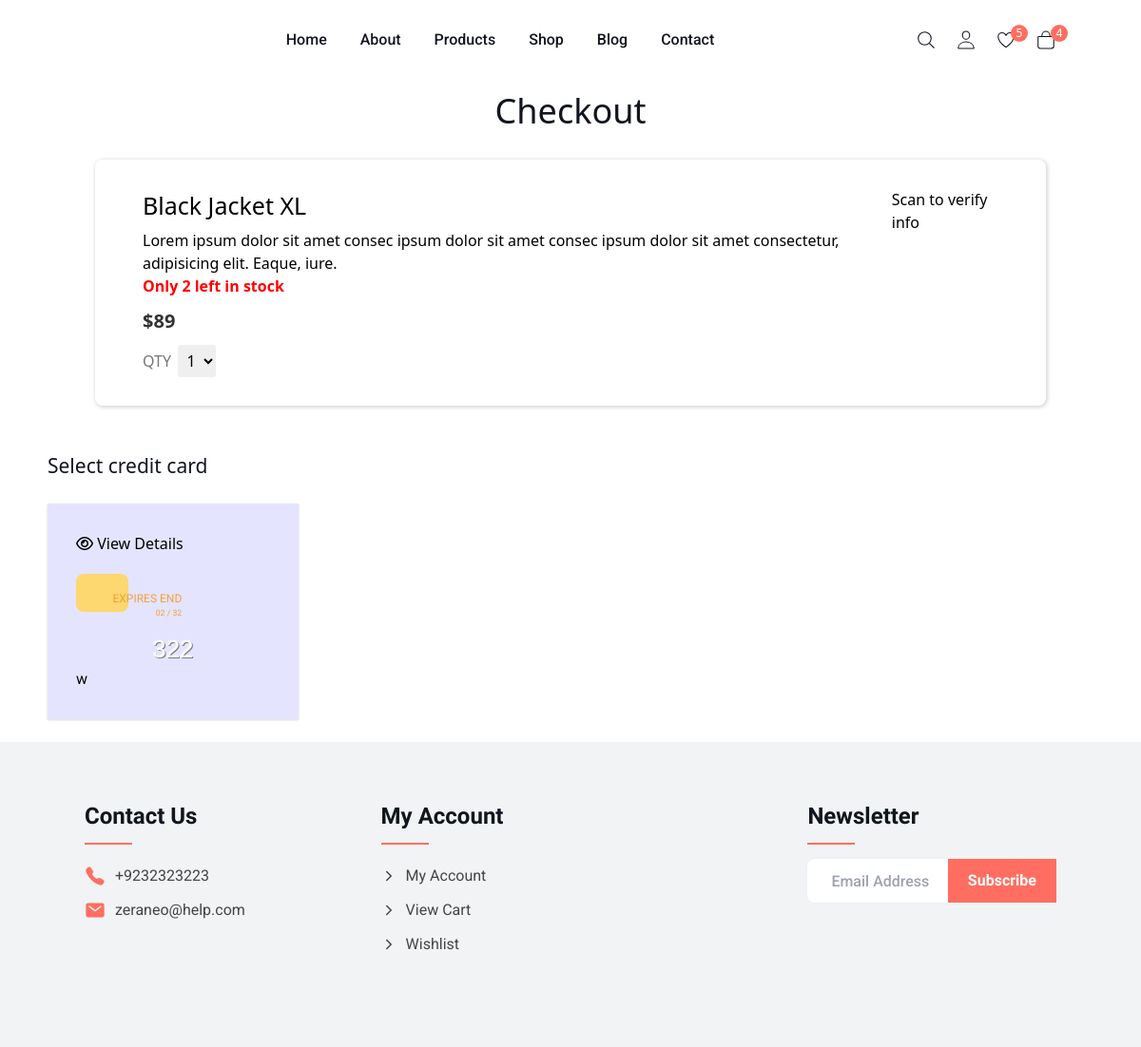
/shop/list_cards/1 (signed in), run on an earlier commit of the app's database.
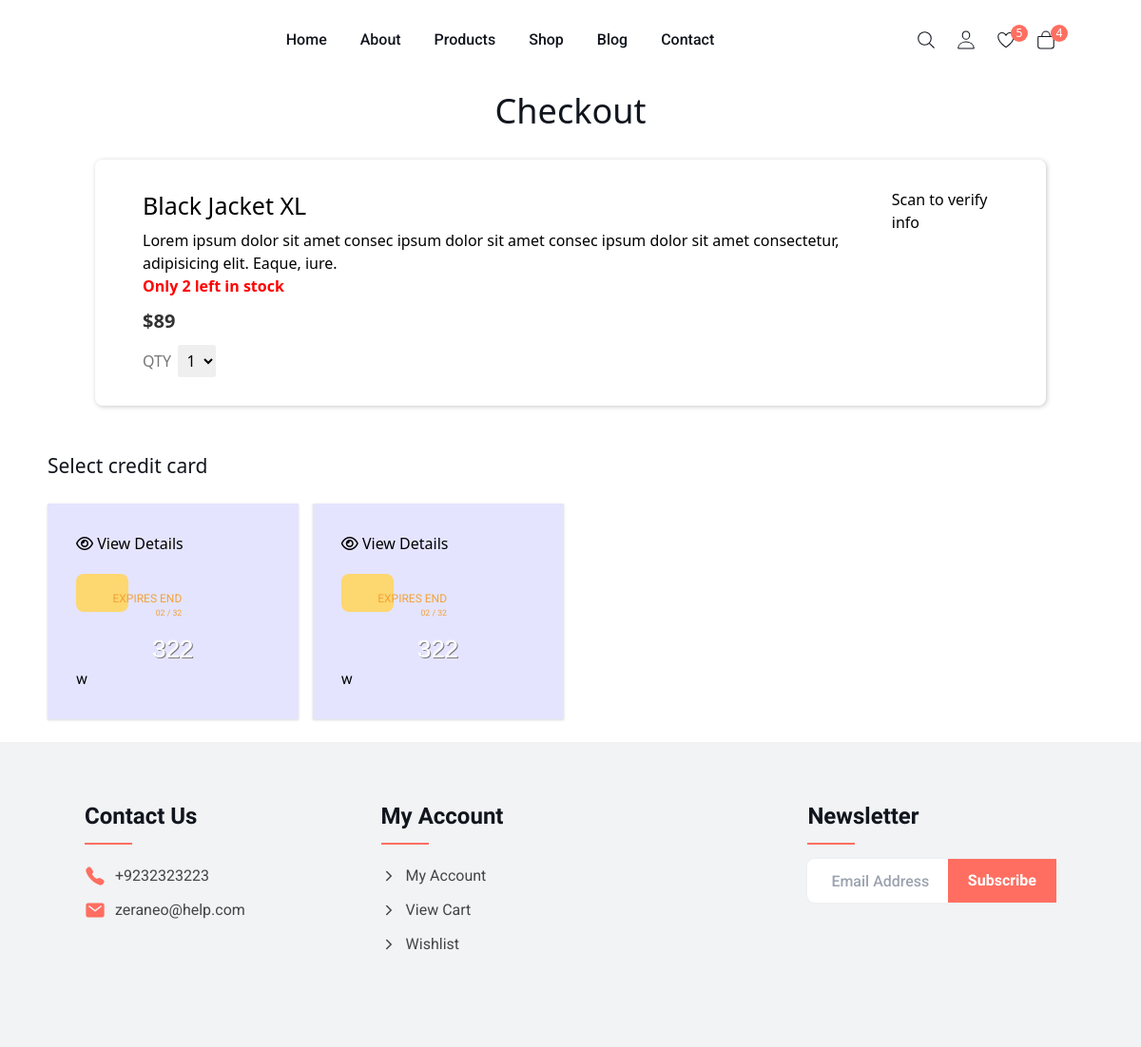
And on a later commit of the database.
### shop/models.py (models this page shows, shortened)
class CreditCard(models.Model):
    card_number = models.CharField(max_length=16)
    cardholder_name = models.CharField(max_length=100)
    expiry_date = models.CharField(max_length=7)
    security_number = models.CharField(max_length=3)
    user_id = models.IntegerField()
    encryption_key = models.CharField(max_length=30, default="")

### shop/views.py (the view)
# urls.py: path("list_cards/<product_id>", views.list_cards, name="list_cards"),
def list_cards(request, product_id):
    print("reached here")
    product = Product.objects.filter(id=product_id)[0]
    print("productsproductsproducts", product.name)
    user_cards = CreditCard.objects.filter(user_id=request.user.id)
    return render(
        request,
        "payment/card_list.html",
        {"cards": user_cards, "product": product},
    )

### templates/payment/card_list.html (shortened to what this page needs)
{% extends 'layout.html' %} {% load static %} {% block content %}
<link rel="stylesheet" type="text/css" href="{% static 'css/style.css' %}" />
<section class="content">
   <h1 class="h2 text-center">Checkout</h1><br>
   <div class="details">
      <div class="details-item ">
         <div class="details-info ">
            <h3 class="product-name">Black Jacket XL</h3>
           Lorem ipsum dolor sit amet consec ipsum dolor sit amet consec ipsum dolor sit amet consectetur, adipisicing elit. Eaque, iure.
            <h4 class="stock-status">Only 2 left in stock</h4>
            <div class="price-section">
               <h4 class="product-price">$89</h4>
             </div>
            <div class="quantity-section">
               <label class="uppercase text-gray" for="quantity">QTY</label>
               <select class="ml-3 border-white p-2 rounded-tight" id="quantity">
                  <option>1</option>
               </select>
            </div>
         </div>
         <div class="item-image">
            Scan to verify info
         </div>
      </div>
   </div>
   <div class="payment">
      <div class="ml-20 mr-20 ">
      <div class="h3">Select credit card</div> <br>
         <div class=" grid lg:grid-cols-4 gap-6 credit-card-wrap">
            {% for  card in cards %}
            <div class="credit-card-inner shadow">
               <button class=""><i class="fa-regular fa-eye"></i> View Details</button>
               <div class="mk-icon-sim"></div>
               <div class="credit-font credit-card-number" >{{card.card_number}}</div>
               <br>
               <footer class="footer">
                  <div class="clearfix">
                     <div class="pull-left">
                        <div class="credit-card-date"><span class="title">Expires End<span class="text-sm">{{card.expiry_date}}</span> </span></div>
                       <br> <br>
                        <div class=" credit-author">{{card.cardholder_name}}</div>
                     </div>
                  </div>
               </footer>
            </div>
            {% endfor %}
         </div>
      </div>
      </div>
</section>
{% endblock %}

### templates/layout.html (shortened to what this page needs)
<!DOCTYPE html>
<html lang="en">
   <head>
      {% load static %}
      <link rel="stylesheet" type="text/css" href="{% static 'css/layout.css' %}" />
      <link rel="stylesheet" href="https://cdnjs.cloudflare.com/ajax/libs/tailwindcss/2.2.19/tailwind.min.css" />
   </head>
   <body id="top">
      <header class="header" data-header>
         <div class="container">
            <nav class="navbar" data-navbar>
               <ul class="navbar-list">
                  <li class="navbar-item">
                     <a href="#" class="navbar-link">Home</a>
                  </li>
                  <li class="navbar-item">
                     <a href="#" class="navbar-link">About</a>
                  </li>
                  <li class="navbar-item">
                     <a href="#" class="navbar-link">Products</a>
                  </li>
                  <li class="navbar-item">
                     <a href="#" class="navbar-link">Shop</a>
                  </li>
                  <li class="navbar-item">
                     <a href="#" class="navbar-link">Blog</a>
                  </li>
                  <li class="navbar-item">
                     <a href="#" class="navbar-link">Contact</a>
                  </li>
               </ul>
               <ul class="nav-action-list">
                  <li>
                     <button class="nav-action-btn">
                        <ion-icon name="search-outline" aria-hidden="true"></ion-icon>
                     </button>
                  </li>
                  <li>
                     <a href="#" class="nav-action-btn">
                        <ion-icon name="person-outline" aria-hidden="true"></ion-icon>
                     </a>
                  </li>
                  <li>
                     <button class="nav-action-btn">
                        <ion-icon name="heart-outline" aria-hidden="true"></ion-icon>
                        <data class="nav-action-badge" value="5" aria-hidden="true">5</data>
                     </button>
                  </li>
                  <li>
                     <button class="nav-action-btn">
                        <ion-icon name="bag-outline" aria-hidden="true"></ion-icon>
                        <data class="nav-action-badge" value="4" aria-hidden="true">4</data>
                     </button>
                  </li>
               </ul>
            </nav>
         </div>
      </header>
      {% block content %} {% endblock %}
      <footer class="footer">
         <div class="footer-top section">
            <div class="container">
               <div class="footer-link-box">
                  <ul class="footer-list">
                     <li>
                        <p class="footer-list-title">Contact Us</p>
                     </li>
                     <li>
                        <a href="tel:+9232323223" class="footer-link">
                           <ion-icon name="call"></ion-icon>
                           <span class="footer-link-text">+9232323223</span>
                        </a>
                     </li>
                     <li>
                        <a class="footer-link">
                           <ion-icon name="mail"></ion-icon>
                           <span class="footer-link-text">zeraneo@help.com</span>
                        </a>
                     </li>
                  </ul>
                  <ul class="footer-list">
                     <li>
                        <p class="footer-list-title">My Account</p>
                     </li>
                     <li>
                        <a href="#" class="footer-link">
                           <ion-icon name="chevron-forward-outline"></ion-icon>
                           <span class="footer-link-text">My Account</span>
                        </a>
                     </li>
                     <li>
                        <a href="#" class="footer-link">
                           <ion-icon name="chevron-forward-outline"></ion-icon>
                           <span class="footer-link-text">View Cart</span>
                        </a>
                     </li>
                     <li>
                        <a href="#" class="footer-link">
                           <ion-icon name="chevron-forward-outline"></ion-icon>
                           <span class="footer-link-text">Wishlist</span>
                        </a>
                     </li>
                  </ul>
                  <div class="footer-list"></div>
                  <div class="footer-list">
                     <p class="footer-list-title">Newsletter</p>
                     <form action="" class="newsletter-form">
                        <input type="email" name="email" required placeholder="Email Address" class="newsletter-input" />
                        <button type="submit" class="btn btn-primary">Subscribe</button>
                     </form>
                  </div>
               </div>
            </div>
         </div>
      </footer>
   </body>
</html>

What changed in the data, as far as the page shows it:
added CreditCard: card_number "322", expiry_date "02 / 32", cardholder_name "w"
